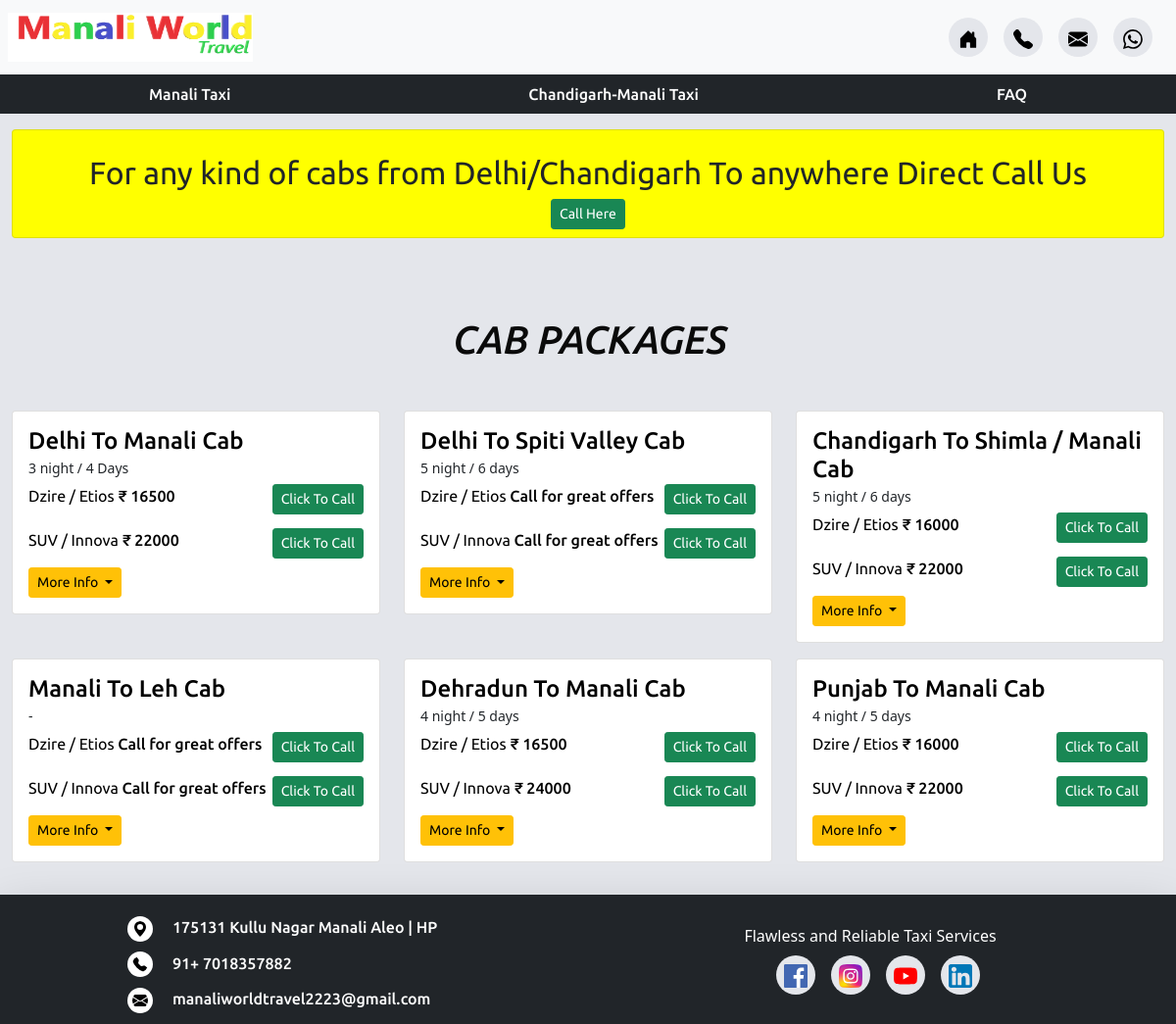
Page /cab-packages.php on the committed database.
### tables this page shows
CREATE TABLE `cab_packages` (
  `id` int(11) NOT NULL,
  `title` varchar(255) NOT NULL,
  `period` varchar(255) DEFAULT NULL,
  `sedan_rate` varchar(255) DEFAULT NULL,
  `suv_rate` varchar(255) DEFAULT NULL,
  `tempo_rate` varchar(255) DEFAULT NULL,
  `more_info` text NOT NULL,
  `update_date` datetime NOT NULL DEFAULT current_timestamp()
);

### cab-packages.php (the view, shortened to what this page needs)
<!doctype html>
<html lang="en">
  <head>
    <link href="https://cdn.jsdelivr.net/npm/bootstrap@5.0.1/dist/css/bootstrap.min.css" rel="stylesheet">
    <link rel="stylesheet" href="https://cdn.jsdelivr.net/npm/bootstrap-icons@1.5.0/font/bootstrap-icons.css">
    <link rel="stylesheet" href="css/cab-packages.css">
    <link rel="stylesheet" href="css/header.css">
    <link rel="stylesheet" href="css/footer.css">
    <link rel="stylesheet" href="css/our-team.css">
    <link rel="stylesheet" href="css/authority.css">
    <link rel="stylesheet" href="css/cab-packages-media-query.css">
  </head>
  <body>
    <?php
        include("partials/header.php");
    ?>
    <section id="section_main" class="mt-3">
        <div class="container-fluid">
            <div class="card text-center p-2 main_query_msg_div">
                <h1 class="mt-3 main_query_msg">For any kind of cabs from Delhi/Chandigarh To anywhere Direct Call Us</h1>
                <div class="">
                    <a href="tel:<?php echo $phone_number;?>" class="btn btn-success btn-sm">Call Here</a>
                </div>
            </div>
            <div id="cab_packages" class="row">
                <h1 class="heading">CAB PACKAGES</h1>
                <?php
                    include("partials/db.php");
                    $sql = "SELECT * FROM cab_packages ORDER BY id";
                    $result = $conn->query($sql);
                    if($result){
                        $row = $result->num_rows;
                        if($row ==0 ){
                            echo 'no result found';
                        }else{
                        while($data = $result->fetch_assoc()){
                            $title = $data['title'];
                            $period = $data['period'];
                            $sedan_rate = $data['sedan_rate'];
                            $suv_rate = $data['suv_rate'];
                            $tempo_rate = $data['tempo_rate'];
                            echo '<div class="col-md-6 col-lg-4 mt-3">
                                        <div class="card">
                                            <div class="card-body">
                                                <h5 class="card-title">'. $title .'</h5>
                                                <small class="period_text">'.$period.'</small>
                                                <div class="car_info">';
                                                    if($sedan_rate != 0 && $sedan_rate != null){
                                                        echo '<p class="card-text">Dzire / Etios <span class="price">₹ '.$sedan_rate.'</span> </p>';
                                                    }elseif($tempo_rate != 0 && $tempo_rate != null){
                                                        echo '<p class="card-text">12 Seater Tempo <span class="price">₹ '.$tempo_rate.'</span> </p>';
                                                    }else{
                                                        echo '<p class="card-text">Dzire / Etios <span class="price">Call for great offers</span> </p>';
                                                    }
                                                    echo '<div class="">
                                                    <a href="tel:'.$phone_number.'" class="btn btn-success btn-sm">Click To Call</a>
                                                </div>
                                                </div>
                                                <div class="car_info">';
                                                    if($suv_rate != 0 && $suv_rate != null){
                                                        echo '<p class="card-text">SUV / Innova <span class="price">₹ '.$suv_rate.'</span> </p>';
                                                    }else{
                                                        echo '<p class="card-text">SUV / Innova <span class="price">Call for great offers</span> </p>';
                                                    }
                                                    echo '<div class="">
                                                    <a href="tel:'.$phone_number.'" class="btn btn-success btn-sm">Click To Call</a>
                                                    </div>
                                                </div>
                                                <div class="dropdown ">
                                                    <a class="btn btn-warning btn-sm dropdown-toggle" href="#" role="button" id="dropdownMenuLink" data-bs-toggle="dropdown" aria-expanded="false">
                                                    More Info
                                                    </a>
                                                    <ul class="dropdown-menu px-4" aria-labelledby="dropdownMenuLink">';
                                                echo '</ul>
                                                </div>
                                            </div>
                                        </div>
                                    </div>';
                        }
                    }
                }else{
                        echo 'sorry';
                    }
                ?>
            </div>
        </div>
    </section>
    <?php
        include("partials/footer.php");
    ?>
  </body>
</html>

### css/cab-packages.css (style rules this page uses)
:root { --body-bg-color: #E4E6EB; --font-family: 'Ubuntu', sans-serif; }
body { background-color: var(--body-bg-color); overflow-x: hidden; }
.heading { text-align: center; font-size: 2.5rem; margin-top: 5rem; margin-bottom: 2rem; color: #0A0A0A; font-family: var(--font-family); font-weight: 500; font-style: italic; }
.btn { font-family: var(--font-family); font-weight: 400; }
#section_main .card-body .card-title { font-family: var(--font-family); font-weight: 500; font-size: 1.5rem; color: #000; margin-bottom: 0px; }
#section_main .main_query_msg { font-family: var(--font-family); font-weight: 400; font-size: 2rem; }
#section_main .car_info { display: flex; justify-content: space-between; margin-top: 5px; }
#section_main .car_info p { font-family: var(--font-family); font-weight: 400; font-size: 1rem; color: #000; }
#section_main .car_info .price { font-family: var(--font-family); font-weight: 500; font-size: 1rem; color: #000; }
.main_query_msg_div { background-color: yellow; }

### css/header.css (style rules this page uses)
:root { --bg-secondary-color: #e4e6eb; --font-family: 'Ubuntu', sans-serif; }

### css/footer.css (style rules this page uses)
:root { --bg-secondary-color: #e4e6eb; --font-family: 'Ubuntu', sans-serif; }

### rows in the picture
cab_packages: title "Delhi To Manali Cab", period "3 night / 4 Days", sedan_rate "16500", suv_rate "22000"
cab_packages: title "Delhi To Spiti Valley Cab", period "5 night / 6 days", sedan_rate "Dzire / Etios", suv_rate "SUV / Innova"
cab_packages: title "Chandigarh To Shimla / Manali Cab", period "5 night / 6 days", sedan_rate "16000", suv_rate "22000"
cab_packages: title "Manali To Leh Cab", period "-", sedan_rate "Dzire / Etios", suv_rate "SUV / Innova"
cab_packages: title "Dehradun To Manali Cab", period "4 night / 5 days", sedan_rate "16500", suv_rate "24000"
cab_packages: title "Punjab To Manali Cab", period "4 night / 5 days", sedan_rate "16000", suv_rate "22000"
